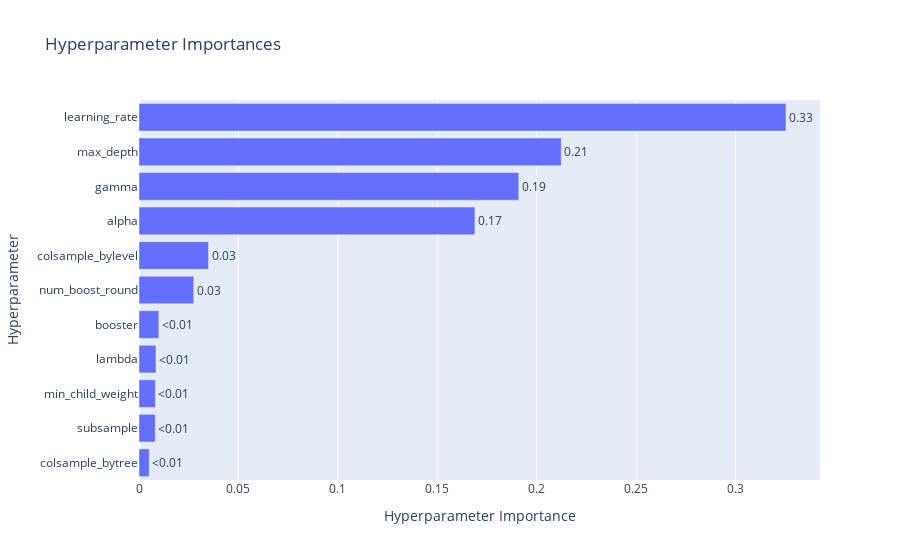

Notebook code cell kept with this figure:
### Code cell
visualizations['param_importances']

### Figure 1 — Plotly figure (JSON) as saved in the notebook; plotly's stock layout.template omitted (floating-point values rounded to 4 significant figures)
{"data": [{"cliponaxis": false, "hovertemplate": ["colsample_bytree (FloatDistribution): 0.005130554369017433<extra></extra>", "subsample (FloatDistribution): 0.008176228938163176<extra></extra>", "min_child_weight (IntDistribution): 0.008249534490234451<extra></extra>", "lambda (FloatDistribution): 0.00852243870087688<extra></extra>", "booster (CategoricalDistribution): 0.009982545084381728<extra></extra>", "num_boost_round (IntDistribution): 0.02751535521091512<extra></extra>", "colsample_bylevel (FloatDistribution): 0.03495485793648344<extra></extra>", "alpha (FloatDistribution): 0.16890956662845638<extra></extra>", "gamma (FloatDistribution): 0.19095510264940835<extra></extra>", "max_depth (IntDistribution): 0.2122966720858065<extra></extra>", "learning_rate (FloatDistribution): 0.3253071439062565<extra></extra>"], "name": "Objective Value", "orientation": "h", "text": ["<0.01", "<0.01", "<0.01", "<0.01", "<0.01", "0.03", "0.03", "0.17", "0.19", "0.21", "0.33"], "textposition": "outside", "type": "bar", "x": [0.005131, 0.008176, 0.00825, 0.008522, 0.009983, 0.02752, 0.03495, 0.1689, 0.191, 0.2123, 0.3253], "y": ["colsample_bytree", "subsample", "min_child_weight", "lambda", "booster", "num_boost_round", "colsample_bylevel", "alpha", "gamma", "max_depth", "learning_rate"]}], "layout": {"title": {"text": "Hyperparameter Importances"}, "xaxis": {"title": {"text": "Hyperparameter Importance"}}, "yaxis": {"title": {"text": "Hyperparameter"}}}}
